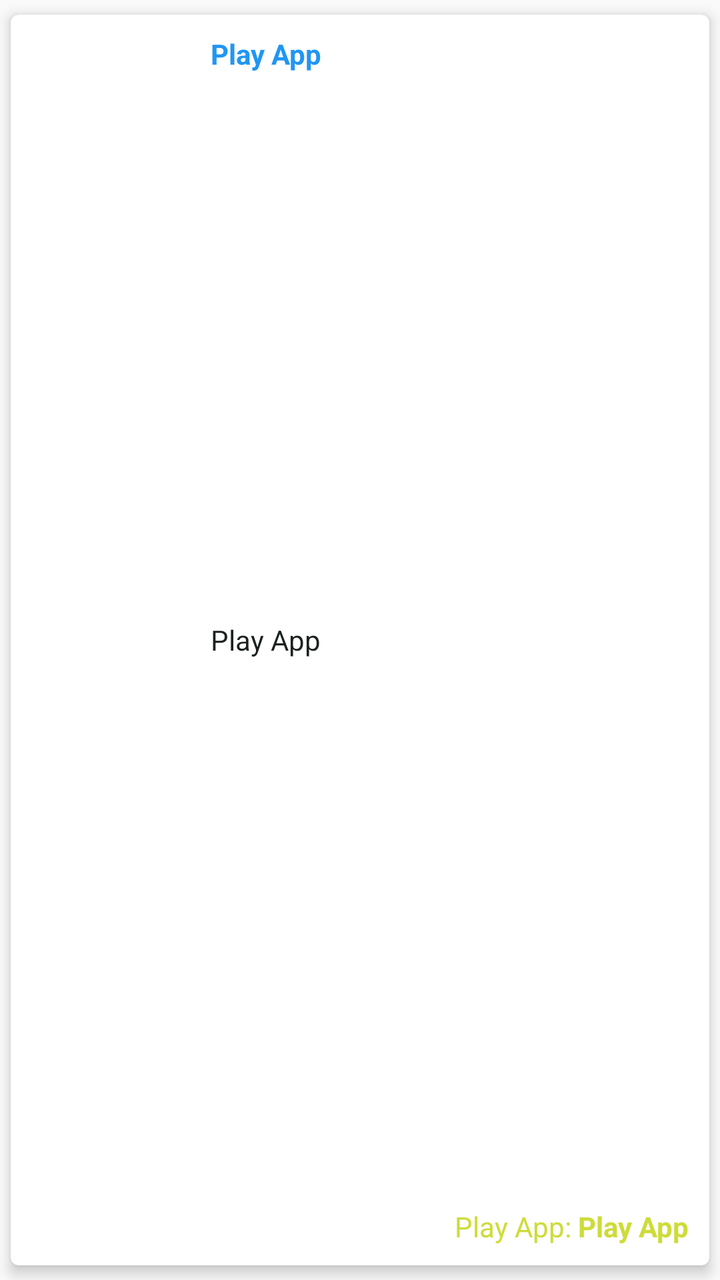
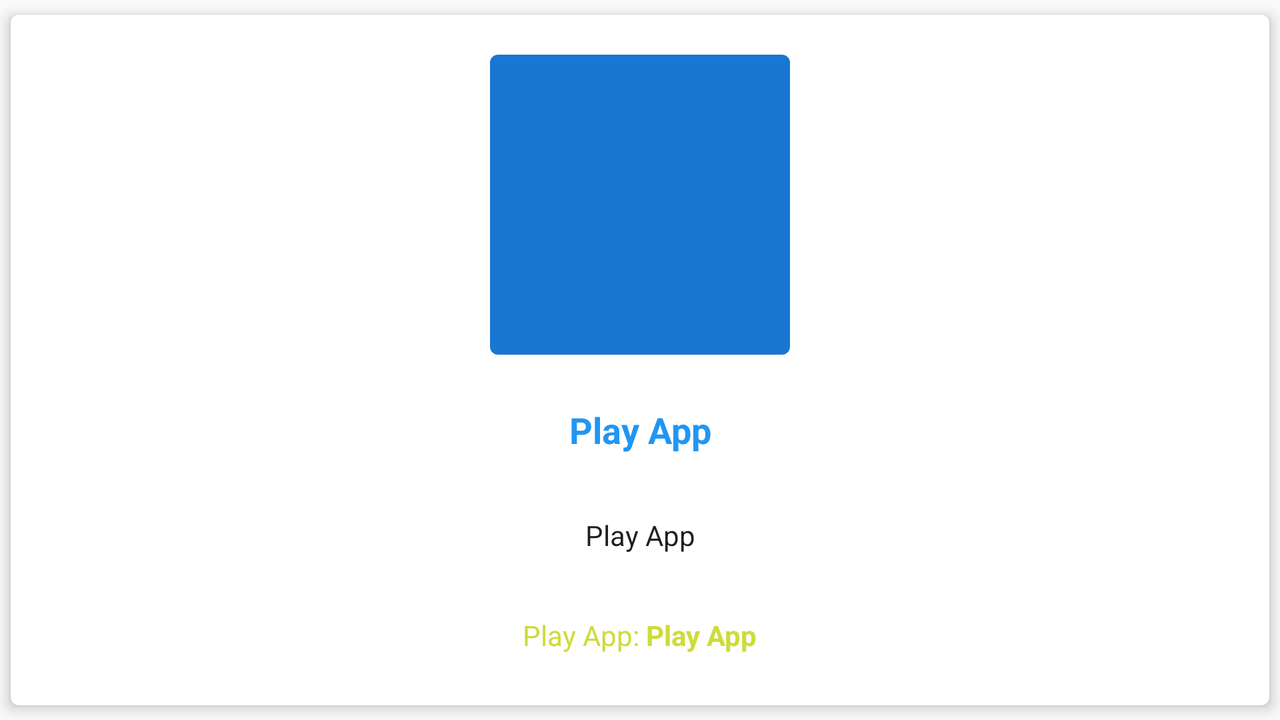

An Android layout and its configuration variant, each rendered on a device that would load it. The default file and the variant file are quoted in full after the pictures.
<!-- AndroidManifest.xml: application theme AppTheme -->
<!-- res/layout/holder_app.xml -->
<android.support.v7.widget.CardView xmlns:android="http://schemas.android.com/apk/res/android"
    xmlns:app="http://schemas.android.com/apk/res-auto"
    android:id="@+id/card_app"
    android:layout_width="match_parent"
    android:layout_height="wrap_content"
    android:layout_marginBottom="0dp"
    android:layout_marginLeft="@dimen/margin_card_horizontal_app"
    android:layout_marginRight="@dimen/margin_card_horizontal_app"
    android:layout_marginTop="@dimen/margin_card_vertical_app"
    app:cardCornerRadius="4dp"
    app:cardElevation="4dp"
    app:cardUseCompatPadding="true">

    <LinearLayout
        android:layout_width="match_parent"
        android:layout_height="match_parent"
        android:minHeight="@dimen/min_height_app"
        android:gravity="center_vertical"
        android:padding="10dp">

        <ImageView
            android:id="@+id/image_app"
            android:layout_width="@dimen/image_app"
            android:layout_height="match_parent"
            android:scaleType="centerCrop"
            android:layout_marginRight="10dp"
            android:transitionName="@string/transition_image"/>

        <LinearLayout
            android:layout_width="match_parent"
            android:layout_height="match_parent"
            android:orientation="vertical">

            <TextView
                android:id="@+id/name_app"
                style="@style/TextStyleBody.Primary"
                android:layout_width="match_parent"
                android:layout_height="wrap_content"
                android:layout_weight="1"
                android:gravity="top|start"
                android:maxLines="2"
                android:ellipsize="end"
                android:textStyle="bold"
                android:text="@string/app_name"
                android:transitionName="@string/transition_name" />

            <TextView
                android:id="@+id/title_app"
                style="@style/TextStyleBody"
                android:layout_width="match_parent"
                android:layout_height="wrap_content"
                android:layout_weight="1"
                android:gravity="top|start"
                android:maxLines="1"
                android:ellipsize="end"
                android:text="@string/app_name"
                android:visibility="gone"/>

            <TextView
                android:id="@+id/category_app"
                style="@style/TextStyleBody"
                android:layout_width="match_parent"
                android:layout_height="wrap_content"
                android:layout_weight="1"
                android:maxLines="1"
                android:ellipsize="end"
                android:gravity="center|start"
                android:text="@string/app_name" />

            <LinearLayout
                android:layout_width="match_parent"
                android:layout_height="wrap_content"
                android:layout_weight="1"
                android:gravity="bottom|end"
                android:orientation="horizontal">

                <TextView
                    android:id="@+id/price_currency_app"
                    style="@style/TextStyleBody.Accent"
                    android:layout_width="wrap_content"
                    android:layout_height="wrap_content"
                    android:gravity="center"
                    android:text="@string/app_name" />

                <TextView
                    style="@style/TextStyleBody.Accent"
                    android:layout_width="wrap_content"
                    android:layout_height="wrap_content"
                    android:gravity="center"
                    android:text=": " />

                <TextView
                    android:id="@+id/price_amount_app"
                    style="@style/TextStyleBody.Accent"
                    android:layout_width="wrap_content"
                    android:layout_height="wrap_content"
                    android:gravity="center"
                    android:textStyle="bold"
                    android:text="@string/app_name" />

            </LinearLayout>

        </LinearLayout>

    </LinearLayout>

</android.support.v7.widget.CardView>
<!-- resources referenced by this layout -->
<resources>
  <dimen name="image_app">80dp</dimen>
  <dimen name="margin_card_horizontal_app">6dp</dimen>
  <dimen name="margin_card_vertical_app">4dp</dimen>
  <dimen name="min_height_app">100dp</dimen>
  <string name="app_name">Play App</string>
  <string name="transition_image">transition:IMAGE</string>
  <string name="transition_name">transition:NAME</string>
  <style name="TextStyleBody" parent="TextAppearance.AppCompat.Body1">
          <item name="android:textColor">@color/textColorPrimary</item>
      </style>
  <style name="TextStyleBody.Accent" parent="TextStyleBody">
          <item name="android:textColor">@color/colorAccent</item>
      </style>
  <style name="TextStyleBody.Primary" parent="TextStyleBody">
          <item name="android:textColor">@color/colorPrimary</item>
      </style>
  <!-- from res/values-v21/ -->
  <style name="AppTheme" parent="Theme.AppCompat.Light.DarkActionBar">
          <item name="colorPrimary">@color/colorPrimary</item>
          <item name="colorPrimaryDark">@color/colorPrimaryDark</item>
          <item name="colorAccent">@color/colorAccent</item>
  
          <item name="windowActionBar">false</item>
          <item name="windowNoTitle">true</item>
          <item name="android:windowContentTransitions">true</item>
          <item name="android:windowAllowEnterTransitionOverlap">true</item>
      </style>
  <color name="textColorPrimary">#1b211f</color>
  <color name="colorAccent">#CDDC39</color>
  <color name="colorPrimary">#2196F3</color>
  <color name="colorPrimaryDark">#1976D2</color>
</resources>
<!-- res/layout-w600dp/holder_app.xml (the author's variant of the layout above) -->
<!-- drawn on the phone turned sideways -->
<android.support.v7.widget.CardView xmlns:android="http://schemas.android.com/apk/res/android"
    xmlns:app="http://schemas.android.com/apk/res-auto"
    android:id="@+id/card_app"
    android:layout_width="match_parent"
    android:layout_height="wrap_content"
    android:layout_marginBottom="0dp"
    android:layout_marginLeft="@dimen/margin_card_horizontal_app"
    android:layout_marginRight="@dimen/margin_card_horizontal_app"
    android:layout_marginTop="@dimen/margin_card_vertical_app"
    app:cardCornerRadius="4dp"
    app:cardElevation="4dp"
    app:cardUseCompatPadding="true">

    <LinearLayout
        android:layout_width="match_parent"
        android:layout_height="match_parent"
        android:gravity="center_vertical"
        android:minHeight="@dimen/min_height_app"
        android:padding="10dp"
        android:orientation="vertical">

        <ImageView
            android:id="@+id/image_app"
            android:layout_width="@dimen/image_app"
            android:layout_height="@dimen/image_app"
            android:layout_margin="10dp"
            android:layout_gravity="center"
            android:background="@drawable/rect_primary"
            android:transitionName="@string/transition_image" />

        <LinearLayout
            android:layout_width="match_parent"
            android:layout_height="match_parent"
            android:orientation="vertical">

            <TextView
                android:id="@+id/name_app"
                style="@style/TextStyleMedium.Primary"
                android:layout_width="match_parent"
                android:layout_height="wrap_content"
                android:layout_weight="1"
                android:ellipsize="end"
                android:gravity="center"
                android:maxLines="2"
                android:text="@string/app_name"
                android:textStyle="bold"
                android:transitionName="@string/transition_name" />

            <TextView
                android:id="@+id/title_app"
                style="@style/TextStyleBody"
                android:layout_width="match_parent"
                android:layout_height="wrap_content"
                android:layout_weight="1"
                android:ellipsize="end"
                android:gravity="top|start"
                android:maxLines="1"
                android:text="@string/app_name"
                android:visibility="gone" />

            <TextView
                android:id="@+id/category_app"
                style="@style/TextStyleBody"
                android:layout_width="match_parent"
                android:layout_height="wrap_content"
                android:layout_weight="1"
                android:ellipsize="end"
                android:gravity="center"
                android:maxLines="1"
                android:text="@string/app_name" />

            <LinearLayout
                android:layout_width="match_parent"
                android:layout_height="wrap_content"
                android:layout_weight="1"
                android:gravity="center"
                android:orientation="horizontal">

                <TextView
                    android:id="@+id/price_currency_app"
                    style="@style/TextStyleBody.Accent"
                    android:layout_width="wrap_content"
                    android:layout_height="wrap_content"
                    android:gravity="center"
                    android:text="@string/app_name" />

                <TextView
                    style="@style/TextStyleBody.Accent"
                    android:layout_width="wrap_content"
                    android:layout_height="wrap_content"
                    android:gravity="center"
                    android:text=": " />

                <TextView
                    android:id="@+id/price_amount_app"
                    style="@style/TextStyleBody.Accent"
                    android:layout_width="wrap_content"
                    android:layout_height="wrap_content"
                    android:gravity="center"
                    android:text="@string/app_name"
                    android:textStyle="bold" />

            </LinearLayout>

        </LinearLayout>

    </LinearLayout>

</android.support.v7.widget.CardView>
<!-- resources referenced by the variant -->
<!-- as the phone turned sideways resolves them -->
<resources>
  <!-- from res/values-w600dp/ -->
  <dimen name="image_app">150dp</dimen>
  <!-- from res/values-w600dp/ -->
  <dimen name="margin_card_horizontal_app">10dp</dimen>
  <!-- from res/values-w600dp/ -->
  <dimen name="margin_card_vertical_app">10dp</dimen>
  <!-- from res/values-w600dp/ -->
  <dimen name="min_height_app">200dp</dimen>
  <!-- drawable rect_primary (drawable) -->
  <?xml version="1.0" encoding="utf-8"?>
  <shape
      xmlns:android="http://schemas.android.com/apk/res/android"
      android:shape="rectangle">
      <solid
          android:color="@color/colorPrimaryDark"/>
      <corners
          android:radius="4dp"/>
  </shape>
  <string name="app_name">Play App</string>
  <string name="transition_image">transition:IMAGE</string>
  <string name="transition_name">transition:NAME</string>
  <style name="TextStyleBody" parent="TextAppearance.AppCompat.Body1">
          <item name="android:textColor">@color/textColorPrimary</item>
      </style>
  <style name="TextStyleBody.Accent" parent="TextStyleBody">
          <item name="android:textColor">@color/colorAccent</item>
      </style>
  <style name="TextStyleMedium.Primary" parent="TextStyleMedium">
          <item name="android:textColor">@color/colorPrimary</item>
      </style>
  <!-- from res/values-v21/ -->
  <style name="AppTheme" parent="Theme.AppCompat.Light.DarkActionBar">
          <item name="colorPrimary">@color/colorPrimary</item>
          <item name="colorPrimaryDark">@color/colorPrimaryDark</item>
          <item name="colorAccent">@color/colorAccent</item>
  
          <item name="windowActionBar">false</item>
          <item name="windowNoTitle">true</item>
          <item name="android:windowContentTransitions">true</item>
          <item name="android:windowAllowEnterTransitionOverlap">true</item>
      </style>
  <color name="colorPrimaryDark">#1976D2</color>
  <color name="textColorPrimary">#1b211f</color>
  <color name="colorAccent">#CDDC39</color>
  <style name="TextStyleMedium" parent="TextAppearance.AppCompat.Medium">
          <item name="android:textColor">@color/textColorPrimary</item>
      </style>
  <color name="colorPrimary">#2196F3</color>
</resources>
